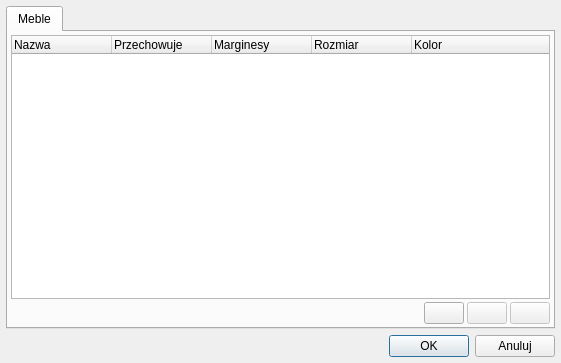
<?xml version="1.0" encoding="UTF-8"?>
<ui version="4.0">
 <class>dlgSettings</class>
 <widget class="QDialog" name="dlgSettings">
  <property name="geometry">
   <rect>
    <x>0</x>
    <y>0</y>
    <width>561</width>
    <height>363</height>
   </rect>
  </property>
  <property name="minimumSize">
   <size>
    <width>561</width>
    <height>363</height>
   </size>
  </property>
  <property name="maximumSize">
   <size>
    <width>561</width>
    <height>363</height>
   </size>
  </property>
  <property name="windowTitle">
   <string>Ustawienia</string>
  </property>
  <layout class="QGridLayout" name="gridLayout">
   <property name="margin">
    <number>6</number>
   </property>
   <item row="1" column="0">
    <layout class="QHBoxLayout" name="layHorizontal">
     <item>
      <spacer name="spHorizontal">
       <property name="orientation">
        <enum>Qt::Horizontal</enum>
       </property>
       <property name="sizeHint" stdset="0">
        <size>
         <width>40</width>
         <height>20</height>
        </size>
       </property>
      </spacer>
     </item>
     <item>
      <widget class="QPushButton" name="btnOK">
       <property name="text">
        <string>OK</string>
       </property>
      </widget>
     </item>
     <item>
      <widget class="QPushButton" name="btnCancel">
       <property name="text">
        <string>Anuluj</string>
       </property>
      </widget>
     </item>
    </layout>
   </item>
   <item row="0" column="0">
    <widget class="QTabWidget" name="twMain">
     <property name="currentIndex">
      <number>0</number>
     </property>
     <widget class="QWidget" name="tbFurniture">
      <attribute name="title">
       <string>Meble</string>
      </attribute>
      <layout class="QGridLayout" name="gridLayout_2">
       <property name="margin">
        <number>3</number>
       </property>
       <property name="spacing">
        <number>3</number>
       </property>
       <item row="0" column="0">
        <widget class="QTreeWidget" name="twFurniture">
         <column>
          <property name="text">
           <string>Nazwa</string>
          </property>
         </column>
         <column>
          <property name="text">
           <string>Przechowuje</string>
          </property>
         </column>
         <column>
          <property name="text">
           <string>Marginesy</string>
          </property>
         </column>
         <column>
          <property name="text">
           <string>Rozmiar</string>
          </property>
         </column>
         <column>
          <property name="text">
           <string>Kolor</string>
          </property>
         </column>
        </widget>
       </item>
       <item row="1" column="0">
        <layout class="QHBoxLayout" name="layHorizontal2">
         <item>
          <spacer name="spHorizontal2">
           <property name="orientation">
            <enum>Qt::Horizontal</enum>
           </property>
           <property name="sizeHint" stdset="0">
            <size>
             <width>40</width>
             <height>20</height>
            </size>
           </property>
          </spacer>
         </item>
         <item>
          <widget class="QPushButton" name="btnFurnitureAdd">
           <property name="text">
            <string/>
           </property>
           <property name="icon">
            <iconset resource="../res.qrc">
             <normaloff>:/glyphs/add.png</normaloff>:/glyphs/add.png</iconset>
           </property>
          </widget>
         </item>
         <item>
          <widget class="QPushButton" name="btnFurnitureEdit">
           <property name="enabled">
            <bool>false</bool>
           </property>
           <property name="text">
            <string/>
           </property>
           <property name="icon">
            <iconset resource="../res.qrc">
             <normaloff>:/glyphs/edit.png</normaloff>:/glyphs/edit.png</iconset>
           </property>
          </widget>
         </item>
         <item>
          <widget class="QPushButton" name="btnFurnitureDelete">
           <property name="enabled">
            <bool>false</bool>
           </property>
           <property name="text">
            <string/>
           </property>
           <property name="icon">
            <iconset resource="../res.qrc">
             <normaloff>:/glyphs/delete.png</normaloff>:/glyphs/delete.png</iconset>
           </property>
          </widget>
         </item>
        </layout>
       </item>
      </layout>
     </widget>
    </widget>
   </item>
  </layout>
 </widget>
 <resources>
  <include location="../res.qrc"/>
 </resources>
 <connections>
  <connection>
   <sender>btnCancel</sender>
   <signal>clicked()</signal>
   <receiver>dlgSettings</receiver>
   <slot>reject()</slot>
   <hints>
    <hint type="sourcelabel">
     <x>520</x>
     <y>348</y>
    </hint>
    <hint type="destinationlabel">
     <x>253</x>
     <y>337</y>
    </hint>
   </hints>
  </connection>
 </connections>
</ui>
